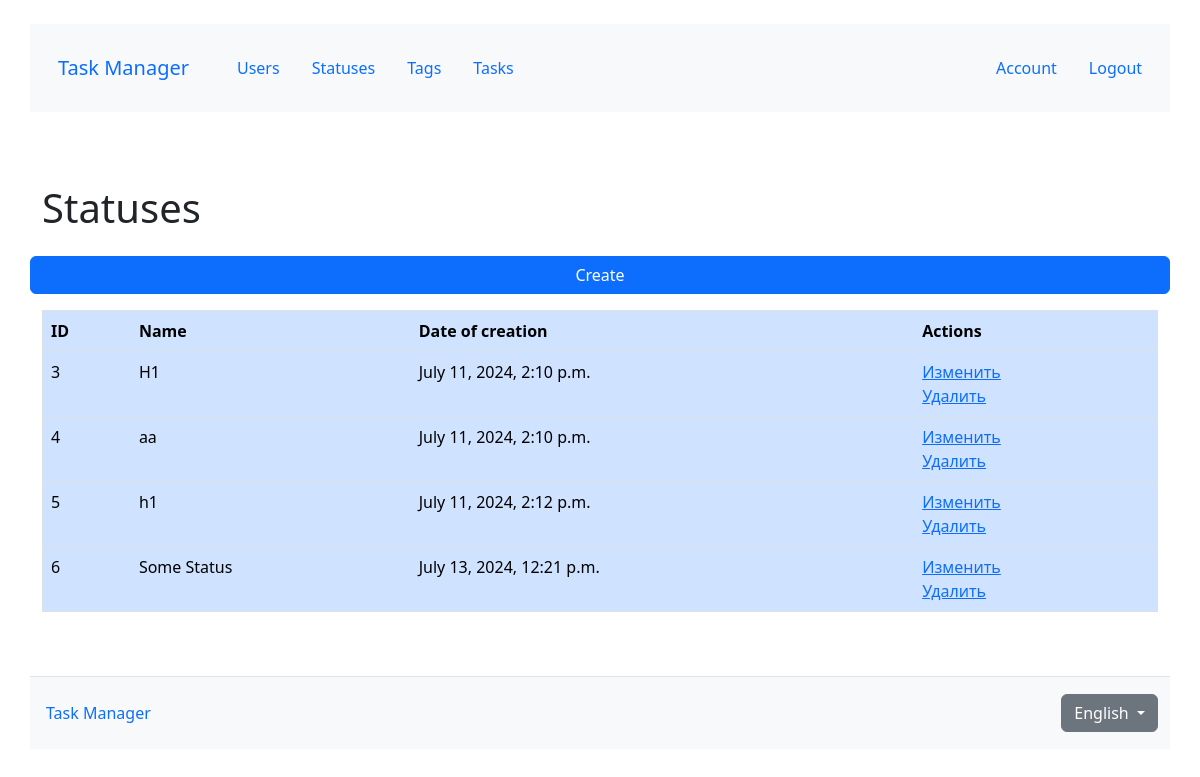
Page /en/statuses/ (signed in) on the committed database.
### task_manager/statuses/models.py (models this page shows)
class Status(models.Model):
    name = models.CharField(max_length=100, unique=True)
    created_at = models.DateTimeField(auto_now=True)
    REQUIRED_FIELDS = ["name"]

### task_manager/statuses/views.py (the view)
# urls.py: path("", views.StatusesIndexView.as_view(), name="statuses_index"),
class StatusesIndexView(CustomLoginRequiredMixin, ListView):
    model = Status
    pagination = 10
    template_name = "statuses/index.html"
    next_page = reverse_lazy("index")

### task_manager/mixins.py (called while the page is built)
    def dispatch(self, request, *args, **kwargs):
        for perm in self.permission_required:
            users_passes_test = self.permission_test[perm]
            action = self.permission_denied_action[perm]
            if not users_passes_test(request, perm, *args, **kwargs):
                return action(perm, request, *args, **kwargs)
        return super().dispatch(request, *args, **kwargs)

    def is_user_authenticated(self, request, perm, *args, **kwargs):
        return request.user.is_authenticated

### task_manager/templatetags/tags.py (called while the page is built)
@register.simple_tag(takes_context=True)
def change_lang(context, lang=None, *args, **kwargs):
    path = context['request'].path
    url_parts = resolve(path)
    url = path
    cur_language = get_language()
    try:
        activate(lang)
        url = reverse(url_parts.view_name, kwargs=url_parts.kwargs)
    finally:
        activate(cur_language)
    return "%s" % url

### task_manager/templates/statuses/index.html (shortened to what this page needs)
{% extends "layout.html" %}
{% load django_bootstrap5 %}
{% load i18n %}
{% load static %}
{% get_current_language as LANGUAGE_CODE %}
{% block content %}
<h1 class="my-4">
{% trans 'Statuses' %}
</h1>
<a class="btn btn-primary mb-3" href={% url 'statuses_create'%}>
                    {% trans "Create" %}
<div class="table-responsive">
    <table class="table table-primary">
        <tr class="border bottom">
            <th>{% trans "ID" %}</th>
            <th>{% trans "Name" %}</th>
            <th>{% trans "Date of creation" %}</th>
            <th>{% trans "Actions" %}</th>
        </tr>
        {% for status in object_list %}
            <tr class="border bottom">
                <td>
                    {{ status.pk }}
                </td>
                <td>
                  {{ status.name }}
                </td>
                <td>
                    {{ status.created_at }}
                </td>
                <td>
                <div><a href="{% url 'statuses_update' pk=status.id %}">Изменить</a></div>
                <div><a href="{% url 'statuses_delete' pk=status.id %}">Удалить</a></div>
                </td>
            </tr>
        {% endfor %}
    </table>
    </div>
{% endblock content %}

### rows in the picture
Status: pk "3", name "H1", created_at "July 11, 2024, 2:10 p.m."
Status: pk "4", name "aa", created_at "July 11, 2024, 2:10 p.m."
Status: pk "5", name "h1", created_at "July 11, 2024, 2:12 p.m."
Status: pk "6", name "Some Status", created_at "July 13, 2024, 12:21 p.m."

### other values in the picture
{{ current_language.name_local }} "English"
